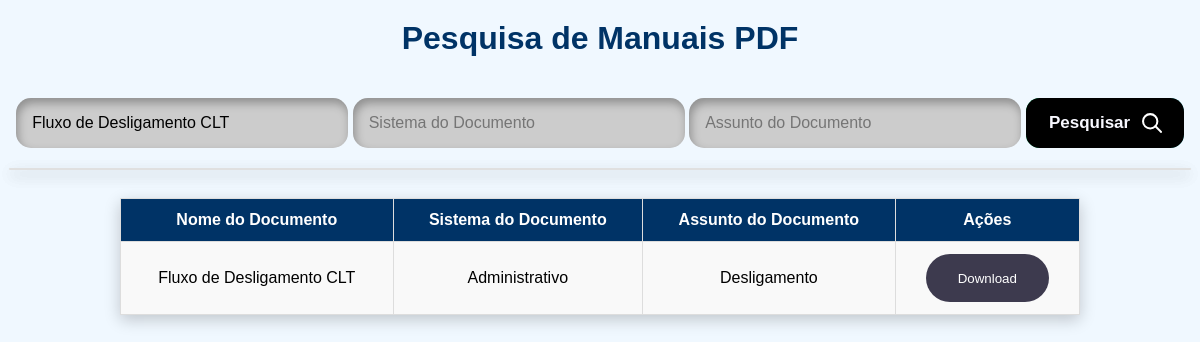
The app's page /repositorio-documento/pesquisa_detalhada.php?nome_documento=Fluxo de Desligamento CLT with its own data.
### tables this page shows
CREATE TABLE `documento_pdf` (
  `id` int(11) NOT NULL AUTO_INCREMENT,
  `nome_documento` varchar(45) NOT NULL,
  `sistema_documento` varchar(45) NOT NULL,
  `assunto_documento` varchar(45) NOT NULL,
  `pdf_documento` longblob NOT NULL,
  PRIMARY KEY (`id`)
);

### repositorio-documento/pesquisa_detalhada.php (the view, shortened to what this page needs)
<?php
include 'conexao.php';
$nome_documento = isset($_GET['nome_documento']) ? $_GET['nome_documento'] : '';
$sistema_documento = isset($_GET['sistema_documento']) ? $_GET['sistema_documento'] : '';
$assunto_documento = isset($_GET['assunto_documento']) ? $_GET['assunto_documento'] : '';
$documentos = [];
if (!empty($nome_documento) || !empty($sistema_documento) || !empty($assunto_documento)) {
    $query = "SELECT id, nome_documento, sistema_documento, assunto_documento FROM documento_pdf WHERE 1=1";
    if (!empty($nome_documento)) {
        $query .= " AND nome_documento LIKE :nome_documento";
    }
    $stmt = $pdo->prepare($query);
    if (!empty($nome_documento)) {
        $stmt->bindValue(':nome_documento', "%$nome_documento%");
    }
    $stmt->execute();
    $documentos = $stmt->fetchAll(PDO::FETCH_ASSOC);
}
?>
<!DOCTYPE html>
<html lang="pt">
<head>
    <link rel="stylesheet" href="style.css">
</head>
<body>
    <h1>Pesquisa de Manuais PDF</h1>
    <div class="form-container">
        <form method="GET" action="">
            <input type="text" autocomplete="off" name="nome_documento" class="input" placeholder="Nome do Documento" value="<?php echo htmlspecialchars($nome_documento); ?>">
            <input type="text" autocomplete="off" id="sistema_documento" name="sistema_documento" class="input" placeholder="Sistema do Documento" value="<?php echo htmlspecialchars($sistema_documento); ?>">
            <input type="text" autocomplete="off" id="assunto_documento" name="assunto_documento" class="input" placeholder="Assunto do Documento" value="<?php echo htmlspecialchars($assunto_documento); ?>">
            <div id="assunto_suggestions" class="autocomplete-suggestions"></div>
            <button class="cssbuttons-io">
                <span>Pesquisar
                </span>
            </button>
        </form>
    </div>
    <?php if (!empty($documentos)): ?>
    <table>
        <tr>
            <th>Nome do Documento</th>
            <th>Sistema do Documento</th>
            <th>Assunto do Documento</th>
            <th>Ações</th>
        </tr>
        <?php foreach ($documentos as $documento): ?>
            <tr>
                <td><?php echo htmlspecialchars($documento['nome_documento']); ?></td>
                <td><?php echo htmlspecialchars($documento['sistema_documento']); ?></td>
                <td><?php echo htmlspecialchars($documento['assunto_documento']); ?></td>
                <td>
                    <a href="download.php?id=<?php echo $documento['id']; ?>">
                        <button class="button">
                            <span class="button-content">Download</span>
                        </button>
                    </a>
                </td>
            </tr>
        <?php endforeach; ?>
    </table>
    <?php elseif ($_SERVER['REQUEST_METHOD'] == 'GET' && !empty($_GET)): ?>
        <p>Nenhum resultado encontrado.</p>
    <?php endif; ?>
</body>
</html>

### repositorio-documento/style.css (style rules this page uses)
body { background-color: #f0f8ff; font-family: Arial, sans-serif; text-align: center; padding: 0; margin: 0; }
h1 { margin-top: 20px; color: #003366; }
table { margin: 30px auto; width: 80%; border-collapse: collapse; box-shadow: 0 5px 15px rgba(0, 0, 0, 0.2); }
th, td { padding: 12px 15px; text-align: center; border: 1px solid #ddd; background-color: #f9f9f9; }
th { background-color: #003366; color: white; }
tr:nth-child(even) { background-color: #f2f2f2; }
.input { border: none; outline: none; border-radius: 15px; padding: 1em; background-color: #ccc; box-shadow: inset 2px 5px 10px rgba(0,0,0,0.3); transition: 300ms ease-in-out; margin-bottom: 20px; width: 300px; font-size: 16px; }
.cssbuttons-io { position: relative; font-family: inherit; font-weight: 600; font-size: 17px; border-radius: 0.8em; cursor: pointer; border: none; background: linear-gradient(to right, #00bf63, #5ce1e6); color: ghostwhite; overflow: hidden; margin-top: 20px; }
.cssbuttons-io svg { width: 1.2em; height: 1.2em; margin-left: 0.7em; stroke-width: 2px; }
.cssbuttons-io span { position: relative; z-index: 10; transition: color 0.4s; display: inline-flex; align-items: center; padding: 0.8em 0.9em 0.8em 1.02em; }
.cssbuttons-io::before, .cssbuttons-io::after { position: absolute; top: 0; left: 0; width: 100%; height: 100%; z-index: 0; }
.cssbuttons-io::before { content: ""; background: #000; width: 120%; left: -10%; transform: skew(30deg); transition: transform 0.4s cubic-bezier(0.3, 1, 0.8, 1); }

### repositorio-documento/pesquisa_detalhada.php (style rules this page uses)
.button { position: relative; overflow: hidden; height: 3rem; padding: 0 2rem; border-radius: 1.5rem; background: #3d3a4e; background-size: 400%; color: #fff; border: none; cursor: pointer; }
.button-content { position: relative; z-index: 1; }
.button::before { content: ""; position: absolute; top: 0; left: 0; transform: scaleX(0); transform-origin: 0 50%; width: 100%; height: inherit; border-radius: inherit; background: linear-gradient( 82.3deg, rgba(150, 93, 233, 1) 10.8%, rgba(99, 88, 238, 1) 94.3% ); transition: all 0.475s; }
.autocomplete-suggestions { border: 1px solid #e0e0e0; background-color: #fff; max-height: 150px; overflow-y: auto; position: absolute; z-index: 1000; width: calc(100% - 20px); box-shadow: 0 5px 15px rgba(0, 0, 0, 0.2); border-radius: 8px; left: 50%; transform: translateX(-50%); }

### records on screen
documento_pdf: nome_documento "Fluxo de Desligamento CLT", sistema_documento "Administrativo", assunto_documento "Desligamento"
